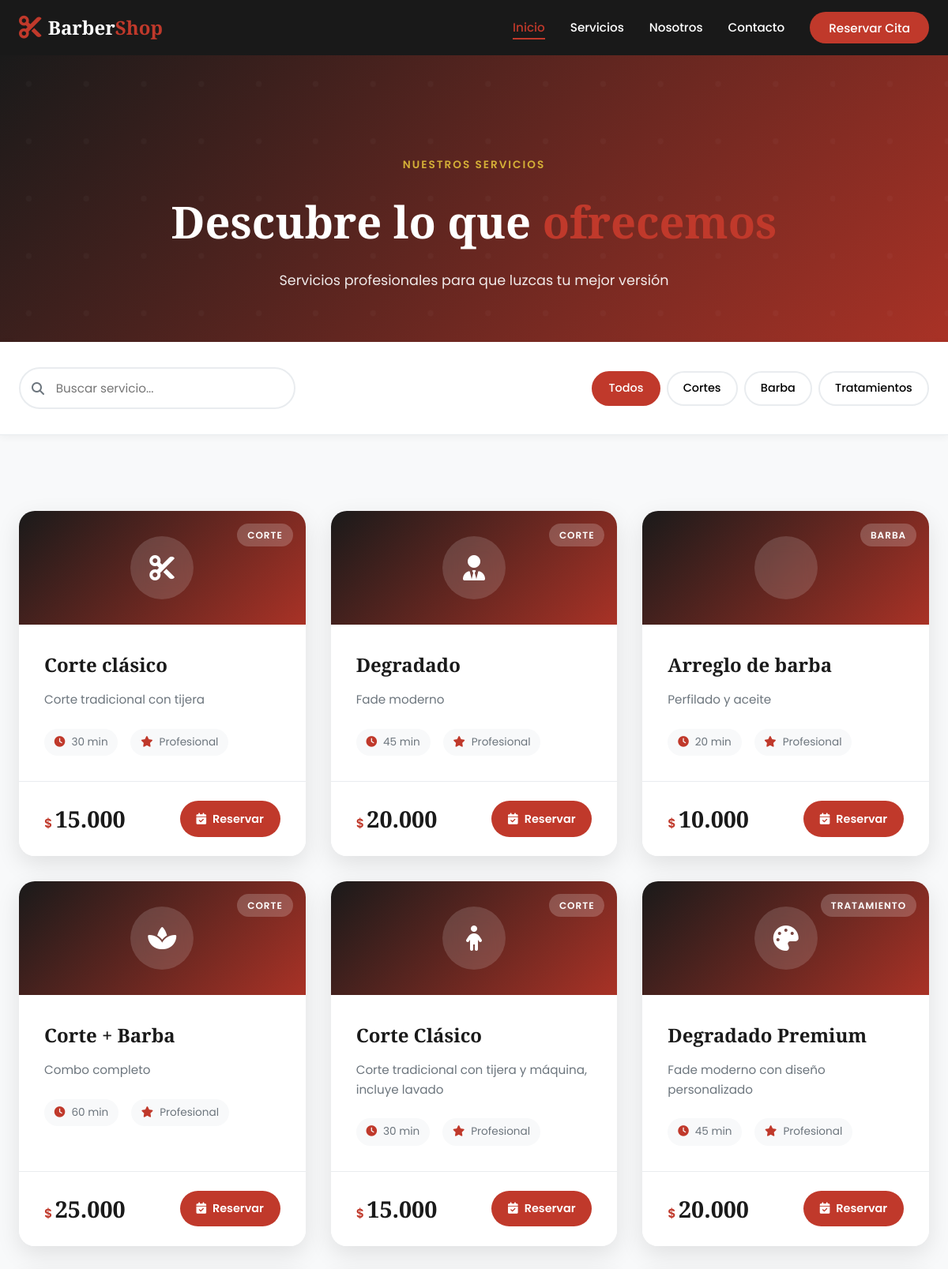
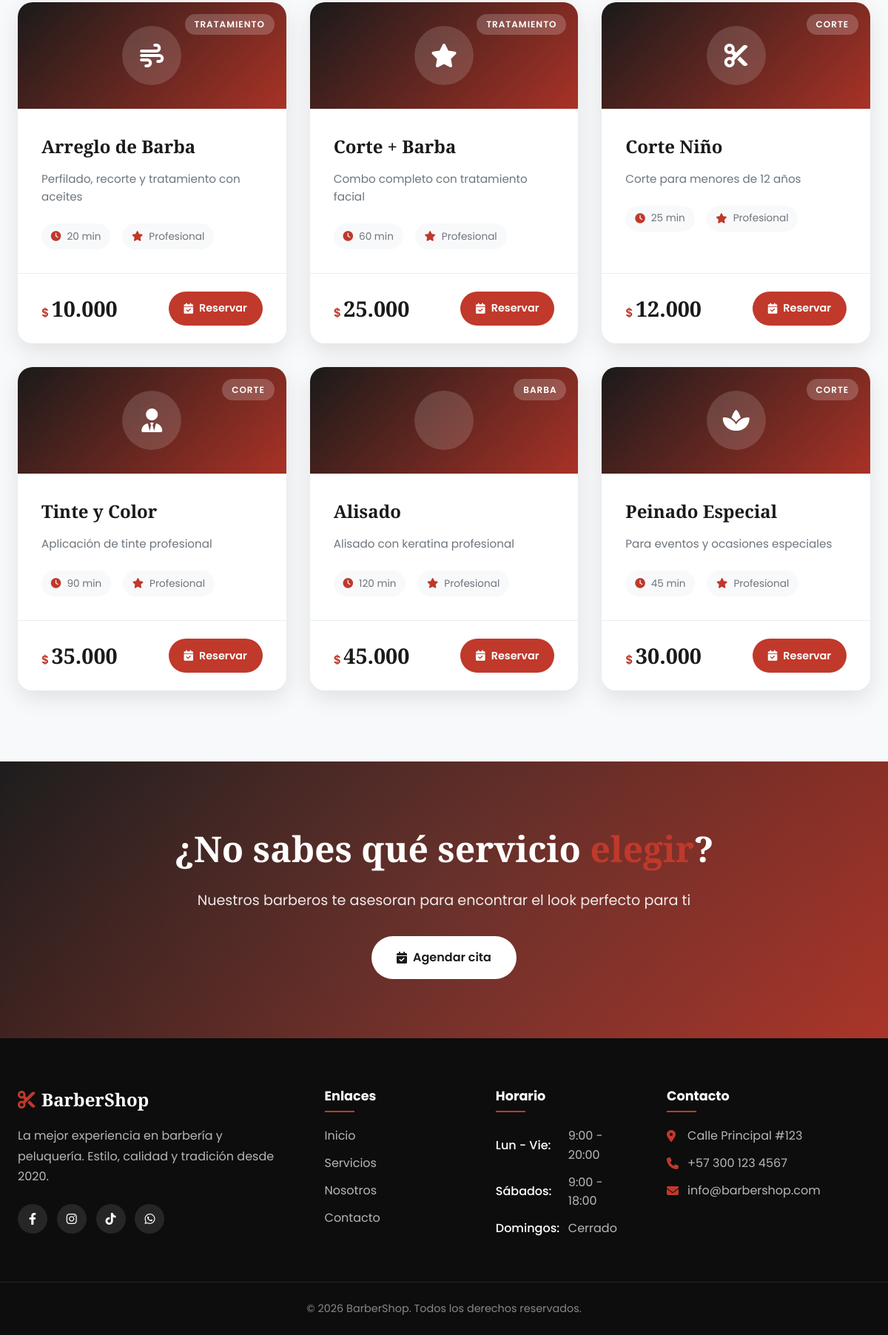
/public/servicios, run on the app's committed database (2 pictures, top to bottom).
### tables this page shows
CREATE TABLE `servicios` (
  `id` int(11) NOT NULL,
  `nombre` varchar(100) NOT NULL,
  `descripcion` text DEFAULT NULL,
  `precio` decimal(10,2) NOT NULL,
  `duracion_min` int(11) NOT NULL
);

### app/core/Controlador.php (called while the page is built)
<?php
class Controlador {
    protected function vista($nombreVista, $datos = []) {
        extract($datos);
        require_once __DIR__ . '/../vista/layout/header.php';
        require_once __DIR__ . '/../vista/' . $nombreVista . '.php';
        require_once __DIR__ . '/../vista/layout/footer.php';
    }
}

### app/controlador/ServiciosControlador.php (called while the page is built, shortened)
<?php
require_once __DIR__ . '/../core/Controlador.php';
class ServiciosControlador extends Controlador {
    private $modelo;
    public function __construct() {
        $this->modelo = new Servicio();
    }
    public function index() {
        $servicios = $this->modelo->todos();
        $this->vista('servicios/index', ['servicios' => $servicios]);
    }
}

### public/index.php (called while the page is built, shortened)
<?php
require_once __DIR__ . '/../app/core/Router.php';
$router = new Router();
$router->get('', 'InicioControlador@index');
$router->get('servicios', 'ServiciosControlador@index');
$router->get('servicios/crear', 'ServiciosControlador@crear');
$router->post('servicios/crear', 'ServiciosControlador@crear');
$router->get('citas', 'CitasControlador@index');
$router->get('citas/crear', 'CitasControlador@crear');
$router->post('citas/crear', 'CitasControlador@crear');
$router->post('citas/actualizar-estado', 'CitasControlador@actualizarEstado');
$router->ejecutar();

### app/config/database.php (called while the page is built, shortened)
<?php
class Database {
    private static $instance = null;
    private $pdo;
    private function __construct() {
        try {
            $dsn = "mysql:host=" . DB_HOST . ";dbname=" . DB_NAME . ";charset=utf8mb4";
            $options = [
                PDO::ATTR_ERRMODE => PDO::ERRMODE_EXCEPTION,
                PDO::ATTR_DEFAULT_FETCH_MODE => PDO::FETCH_ASSOC,
                PDO::ATTR_EMULATE_PREPARES => false,
            ];
            $this->pdo = new PDO($dsn, DB_USER, DB_PASS, $options);
        } catch(PDOException $e) {
            die("Error de conexión: " . $e->getMessage());
        }
    }
    public static function getInstance() {
        if (self::$instance === null) {
            self::$instance = new self();
        }
        return self::$instance;
    }
    public function getConnection() {
        return $this->pdo;
    }
}

### app/modelo/Model.php (called while the page is built, shortened)
<?php
require_once __DIR__ . '/../config/database.php';
class Model {
    protected $db;
    protected $tabla;
    public function __construct() {
        $database = Database::getInstance();
        $this->db = $database->getConnection();
    }
    public function todos() {
        $stmt = $this->db->query("SELECT * FROM {$this->tabla}");
        return $stmt->fetchAll();
    }
}

### app/vista/servicios/index.php (the view, shortened to what this page needs)
<section class="page-hero">
    <div class="hero-overlay"></div>
    <div class="container">
        <span class="section-tag">NUESTROS SERVICIOS</span>
        <h1>Descubre lo que <span class="text-accent">ofrecemos</span></h1>
        <p>Servicios profesionales para que luzcas tu mejor versión</p>
    </div>
</section>
<section class="filtros-section">
    <div class="container">
        <div class="filtros-bar">
            <div class="search-box">
                <i class="fas fa-search"></i>
                <input type="text" id="searchServicios" placeholder="Buscar servicio...">
            </div>
            <div class="filter-buttons">
                <button class="filter-btn active" data-filter="todos">Todos</button>
                <button class="filter-btn" data-filter="corte">Cortes</button>
                <button class="filter-btn" data-filter="barba">Barba</button>
                <button class="filter-btn" data-filter="tratamiento">Tratamientos</button>
            </div>
        </div>
    </div>
</section>
<section class="section servicios-listado">
    <div class="container">
        <div class="servicios-grid-moderno" id="serviciosGrid">
            <?php if (isset($servicios) && count($servicios) > 0): ?>
                <?php
                $iconos = ['fa-cut', 'fa-user-tie', 'fa-beard', 'fa-spa', 'fa-child', 'fa-palette', 'fa-wind', 'fa-star'];
                $categorias = ['corte', 'corte', 'barba', 'corte', 'corte', 'tratamiento', 'tratamiento', 'tratamiento'];
                ?>
                <?php foreach ($servicios as $index => $servicio): ?>
                    <div class="servicio-card-moderno"
                         data-categoria="<?php echo $categorias[$index % count($categorias)]; ?>"
                         data-nombre="<?php echo strtolower($servicio['nombre']); ?>">
                        <div class="card-header">
                            <div class="servicio-icono">
                                <i class="fas <?php echo $iconos[$index % count($iconos)]; ?>"></i>
                            </div>
                            <span class="card-categoria"><?php echo ucfirst($categorias[$index % count($categorias)]); ?></span>
                        </div>
                        <div class="card-body">
                            <h3><?php echo htmlspecialchars($servicio['nombre']); ?></h3>
                            <p><?php echo htmlspecialchars($servicio['descripcion']); ?></p>
                            <div class="servicio-detalles">
                                <div class="detalle">
                                    <i class="fas fa-clock"></i>
                                    <span><?php echo $servicio['duracion_min']; ?> min</span>
                                </div>
                                <div class="detalle">
                                    <i class="fas fa-star"></i>
                                    <span>Profesional</span>
                                </div>
                            </div>
                        </div>
                        <div class="card-footer">
                            <div class="precio">
                                <span class="moneda">$</span>
                                <span class="monto"><?php echo number_format($servicio['precio'], 0, ',', '.'); ?></span>
                            </div>
                            <a href="<?php echo BASE_URL; ?>citas?servicio=<?php echo $servicio['id']; ?>" class="btn-reservar">
                                <i class="fas fa-calendar-check"></i> Reservar
                            </a>
                        </div>
                    </div>
                <?php endforeach; ?>
            <?php endif; ?>
        </div>
    </div>
</section>
<section class="cta-section">
    <div class="container">
        <div class="cta-content">
            <h2>¿No sabes qué servicio <span class="text-accent">elegir</span>?</h2>
            <p>Nuestros barberos te asesoran para encontrar el look perfecto para ti</p>
            <a href="<?php echo BASE_URL; ?>citas" class="btn btn-white">
                <i class="fas fa-calendar-check"></i> Agendar cita
            </a>
        </div>
    </div>
</section>

### app/core/Router.php (shortened to what this page needs)
<?php
class Router {
    private $rutas = [];
    public function get($uri, $accion) {
        $this->rutas['GET'][trim($uri, '/')] = $accion;
    }
    public function post($uri, $accion) {
        $this->rutas['POST'][trim($uri, '/')] = $accion;
    }
    public function ejecutar() {
        $uri = $_SERVER['REQUEST_URI'];
        $base = parse_url(BASE_URL, PHP_URL_PATH);
        if ($base !== '/' && strpos($uri, $base) === 0) {
            $uri = substr($uri, strlen($base));
        }
        $uri = trim($uri, '/');
        $method = $_SERVER['REQUEST_METHOD'];
        if (isset($this->rutas[$method][$uri])) {
            $accion = $this->rutas[$method][$uri];
            [$controlador, $metodo] = explode('@', $accion);
            $archivo = __DIR__ . '/../controlador/' . $controlador . '.php';
            if (file_exists($archivo)) {
                $obj = new $controlador();
                $obj->$metodo();
            } else {
                die("Error: No se encontró el archivo del controlador en: $archivo");
            }
        } else {
            http_response_code(404);
            echo "<h1>404 - Página no encontrada</h1>";
            echo "<p>Ruta solicitada: <strong>$uri</strong></p>";
            echo "<p><a href='" . BASE_URL . "'>Ir al inicio</a></p>";
        }
    }
}

### app/vista/layout/header.php (shortened to what this page needs)
<!DOCTYPE html>
<html lang="es">
<head>
    <link rel="stylesheet" href="https://cdnjs.cloudflare.com/ajax/libs/font-awesome/6.4.0/css/all.min.css">
    <link rel="stylesheet" href="<?php echo BASE_URL; ?>css/style.css">
</head>
<body>
    <nav class="navbar">
        <div class="nav-container">
            <a href="<?php echo BASE_URL; ?>" class="logo">
                <i class="fas fa-cut"></i>
                <span>Barber<span class="accent">Shop</span></span>
            </a>
            <ul class="nav-links">
                <li><a href="<?php echo BASE_URL; ?>" class="active">Inicio</a></li>
                <li><a href="<?php echo BASE_URL; ?>servicios">Servicios</a></li>
                <li><a href="#nosotros">Nosotros</a></li>
                <li><a href="#contacto">Contacto</a></li>
                <li><a href="<?php echo BASE_URL; ?>citas" class="btn-nav">Reservar Cita</a></li>
            </ul>
        </div>
    </nav>
    <main>

### app/vista/layout/footer.php (shortened to what this page needs)
    </main>
    <footer class="footer">
        <div class="footer-container">
            <div class="footer-col">
                <h3><i class="fas fa-cut"></i> BarberShop</h3>
                <p>La mejor experiencia en barbería y peluquería. Estilo, calidad y tradición desde 2020.</p>
                <div class="social-links">
                    <a href="#"><i class="fab fa-facebook-f"></i></a>
                    <a href="#"><i class="fab fa-instagram"></i></a>
                    <a href="#"><i class="fab fa-tiktok"></i></a>
                    <a href="#"><i class="fab fa-whatsapp"></i></a>
                </div>
            </div>
            <div class="footer-col">
                <h4>Enlaces</h4>
                <ul>
                    <li><a href="<?php echo BASE_URL; ?>">Inicio</a></li>
                    <li><a href="<?php echo BASE_URL; ?>servicios">Servicios</a></li>
                    <li><a href="#nosotros">Nosotros</a></li>
                    <li><a href="#contacto">Contacto</a></li>
                </ul>
            </div>
            <div class="footer-col">
                <h4>Horario</h4>
                <ul class="horario">
                    <li><span>Lun - Vie:</span> 9:00 - 20:00</li>
                    <li><span>Sábados:</span> 9:00 - 18:00</li>
                    <li><span>Domingos:</span> Cerrado</li>
                </ul>
            </div>
            <div class="footer-col" id="contacto">
                <h4>Contacto</h4>
                <ul>
                    <li><i class="fas fa-map-marker-alt"></i> Calle Principal #123</li>
                    <li><i class="fas fa-phone"></i> +57 300 123 4567</li>
                    <li><i class="fas fa-envelope"></i> info@barbershop.com</li>
                </ul>
            </div>
        </div>
        <div class="footer-bottom">
            <p>&copy; <?php echo date('Y'); ?> <?php echo SITE_NAME; ?>. Todos los derechos reservados.</p>
        </div>
    </footer>
</body>
</html>

### data on the page
servicios: categorias "CORTE", nombre "Corte clásico", descripcion "Corte tradicional con tijera", duracion_min "30", precio "15.000"
servicios: categorias "CORTE", nombre "Degradado", descripcion "Fade moderno", duracion_min "45", precio "20.000"
servicios: categorias "BARBA", nombre "Arreglo de barba", descripcion "Perfilado y aceite", duracion_min "20", precio "10.000"
servicios: categorias "CORTE", nombre "Corte + Barba", descripcion "Combo completo", duracion_min "60", precio "25.000"
servicios: categorias "CORTE", nombre "Corte Clásico", descripcion "Corte tradicional con tijera y máquina, incluye lavado", duracion_min "30", precio "15.000"
servicios: categorias "TRATAMIENTO", nombre "Degradado Premium", descripcion "Fade moderno con diseño personalizado", duracion_min "45", precio "20.000"
servicios: categorias "TRATAMIENTO", nombre "Arreglo de Barba", descripcion "Perfilado, recorte y tratamiento con aceites", duracion_min "20", precio "10.000"
servicios: categorias "TRATAMIENTO", nombre "Corte + Barba", descripcion "Combo completo con tratamiento facial", duracion_min "60", precio "25.000"
servicios: categorias "CORTE", nombre "Corte Niño", descripcion "Corte para menores de 12 años", duracion_min "25", precio "12.000"
servicios: categorias "CORTE", nombre "Tinte y Color", descripcion "Aplicación de tinte profesional", duracion_min "90", precio "35.000"
servicios: categorias "BARBA", nombre "Alisado", descripcion "Alisado con keratina profesional", duracion_min "120", precio "45.000"
servicios: categorias "CORTE", nombre "Peinado Especial", descripcion "Para eventos y ocasiones especiales", duracion_min "45", precio "30.000"

### other printed values
SITE_NAME "BarberShop"
